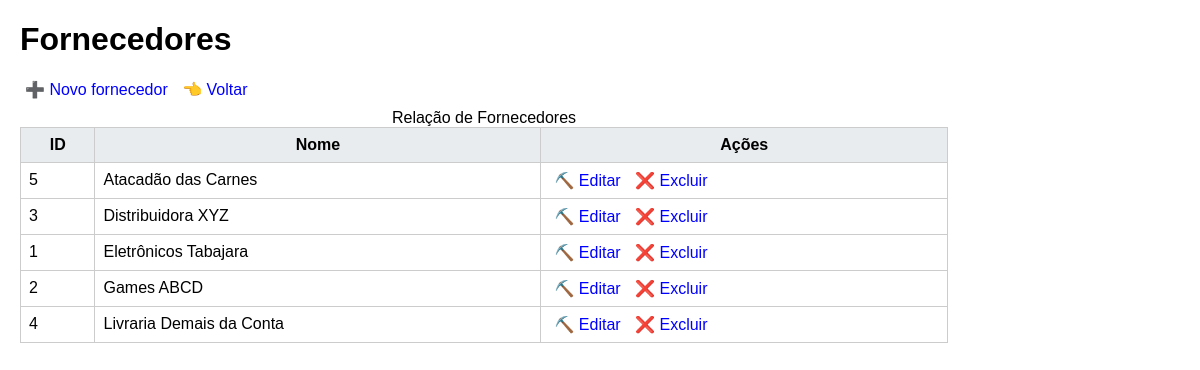
The app's page /fornecedores/listar.php with its own data.
### tables this page shows
CREATE TABLE `fornecedores` (
  `id` int(11) NOT NULL,
  `nome` varchar(100) NOT NULL
);

### src/fornecedor_crud.php (called while the page is built, shortened)
<?php
function buscarFornecedores($conexao){
    $sql = "SELECT * FROM fornecedores ORDER BY nome";
    $consulta = $conexao->query($sql);
    return $consulta->fetchAll();
}
?>

### fornecedores/listar.php (the view, shortened to what this page needs)
<?php
require_once "../src/fornecedor_crud.php";
$fornecedores = buscarFornecedores($conexao);
?>
<!DOCTYPE html>
<html lang="pt-br">
<head>
    <link rel="stylesheet" href="../css/estilos.css">
</head>
<body>
    <h1>Fornecedores</h1>
    <a href="inserir.php"> ➕ Novo fornecedor</a>
    <a href="../index.php"> 👈 Voltar</a>
    <table>
        <caption>Relação de Fornecedores</caption>
        <tr>
            <th>ID</th>
            <th>Nome</th>
            <th>Ações</th>
        </tr>
        <?php foreach ($fornecedores as $fornecedor) {  ?>
            <tr>
                <td><?=$fornecedor['id']?></td>
                <td><?=$fornecedor['nome']?></td>
                <td>
                    <a href="editar.php?id=<?=$fornecedor['id']?>"> ⛏️ Editar</a>
                    <a class="excluir" href="excluir.php?id=<?=$fornecedor['id']?>">❌ Excluir</a>
                </td>
            </tr>
        <?php }  ?>
    </table>
</body>
</html>

### css/estilos.css (style rules this page uses)
body { font-family: Arial, Helvetica, sans-serif; margin: 20px; background-color: rgb(255, 255, 255); }
h1, h2 { color: rgb(0, 0, 0); }
a { text-decoration: none; margin: 5px; color: blue; }
table { width: 80%; margin-top: 10px; border-collapse: collapse; }
th, td { border: 1px solid #ccc; padding: 8px; }
th { background-color: #e9ecef; }

### records on screen
fornecedores: id "5", nome "Atacadão das Carnes"
fornecedores: id "3", nome "Distribuidora XYZ"
fornecedores: id "1", nome "Eletrônicos Tabajara"
fornecedores: id "2", nome "Games ABCD"
fornecedores: id "4", nome "Livraria Demais da Conta"
